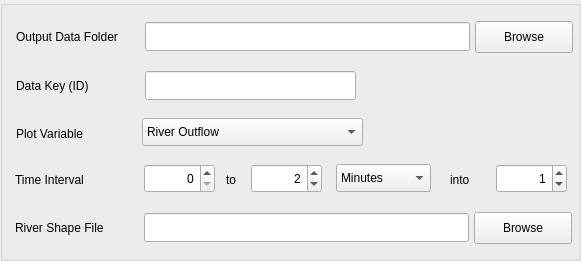
  <widget class="QGroupBox" name="groupBoxOutput">
   <property name="geometry">
    <rect>
     <x>15</x>
     <y>26</y>
     <width>581</width>
     <height>261</height>
    </rect>
   </property>
   <property name="title">
    <string/>
   </property>
   <widget class="QLabel" name="textLabel2">
    <property name="geometry">
     <rect>
      <x>16</x>
      <y>21</y>
      <width>131</width>
      <height>31</height>
     </rect>
    </property>
    <property name="text">
     <string>Output Data Folder</string>
    </property>
   </widget>
   <widget class="QPushButton" name="pushButtonOutputDataFolder">
    <property name="geometry">
     <rect>
      <x>475</x>
      <y>21</y>
      <width>98</width>
      <height>32</height>
     </rect>
    </property>
    <property name="text">
     <string>Browse</string>
    </property>
    <property name="autoDefault">
     <bool>false</bool>
    </property>
   </widget>
   <widget class="QLineEdit" name="lineEditOutputDataFolder">
    <property name="geometry">
     <rect>
      <x>145</x>
      <y>22</y>
      <width>325</width>
      <height>29</height>
     </rect>
    </property>
    <property name="font">
     <font>
      <pointsize>14</pointsize>
      <weight>75</weight>
      <bold>true</bold>
     </font>
    </property>
   </widget>
   <widget class="QLineEdit" name="lineEditDataKey">
    <property name="geometry">
     <rect>
      <x>145</x>
      <y>71</y>
      <width>211</width>
      <height>29</height>
     </rect>
    </property>
    <property name="font">
     <font>
      <pointsize>14</pointsize>
      <weight>75</weight>
      <bold>true</bold>
     </font>
    </property>
   </widget>
   <widget class="QLabel" name="textLabel2_2">
    <property name="geometry">
     <rect>
      <x>16</x>
      <y>70</y>
      <width>131</width>
      <height>31</height>
     </rect>
    </property>
    <property name="text">
     <string>Data Key (ID)</string>
    </property>
   </widget>
   <widget class="QLabel" name="textLabel2_3">
    <property name="geometry">
     <rect>
      <x>16</x>
      <y>118</y>
      <width>131</width>
      <height>31</height>
     </rect>
    </property>
    <property name="text">
     <string>Plot Variable</string>
    </property>
   </widget>
   <widget class="QLabel" name="textLabel2_5">
    <property name="geometry">
     <rect>
      <x>15</x>
      <y>212</y>
      <width>131</width>
      <height>31</height>
     </rect>
    </property>
    <property name="text">
     <string>River Shape File</string>
    </property>
   </widget>
   <widget class="QLineEdit" name="lineEditRiverShapeFile">
    <property name="geometry">
     <rect>
      <x>144</x>
      <y>213</y>
      <width>325</width>
      <height>29</height>
     </rect>
    </property>
    <property name="font">
     <font>
      <pointsize>14</pointsize>
      <weight>75</weight>
      <bold>true</bold>
     </font>
    </property>
   </widget>
   <widget class="QPushButton" name="pushButtonRiverShapeFile">
    <property name="geometry">
     <rect>
      <x>474</x>
      <y>212</y>
      <width>98</width>
      <height>32</height>
     </rect>
    </property>
    <property name="text">
     <string>Browse</string>
    </property>
    <property name="autoDefault">
     <bool>false</bool>
    </property>
   </widget>
   <widget class="QLabel" name="textLabel2_6">
    <property name="geometry">
     <rect>
      <x>15</x>
      <y>164</y>
      <width>131</width>
      <height>31</height>
     </rect>
    </property>
    <property name="text">
     <string>Time Interval</string>
    </property>
   </widget>
   <widget class="QLabel" name="textLabel2_7">
    <property name="geometry">
     <rect>
      <x>226</x>
      <y>164</y>
      <width>31</width>
      <height>31</height>
     </rect>
    </property>
    <property name="text">
     <string>to</string>
    </property>
   </widget>
   <widget class="QSpinBox" name="spinBoxStartTime">
    <property name="geometry">
     <rect>
      <x>144</x>
      <y>164</y>
      <width>71</width>
      <height>29</height>
     </rect>
    </property>
    <property name="alignment">
     <set>Qt::AlignRight|Qt::AlignTrailing|Qt::AlignVCenter</set>
    </property>
    <property name="maximum">
     <number>999999999</number>
    </property>
   </widget>
   <widget class="QSpinBox" name="spinBoxStopTime">
    <property name="geometry">
     <rect>
      <x>251</x>
      <y>164</y>
      <width>71</width>
      <height>29</height>
     </rect>
    </property>
    <property name="alignment">
     <set>Qt::AlignRight|Qt::AlignTrailing|Qt::AlignVCenter</set>
    </property>
    <property name="maximum">
     <number>999999999</number>
    </property>
    <property name="value">
     <number>2</number>
    </property>
   </widget>
   <widget class="QComboBox" name="comboBoxStartStop">
    <property name="geometry">
     <rect>
      <x>336</x>
      <y>164</y>
      <width>95</width>
      <height>28</height>
     </rect>
    </property>
    <property name="currentText">
     <string>Minutes</string>
    </property>
    <property name="currentIndex">
     <number>0</number>
    </property>
    <item>
     <property name="text">
      <string>Minutes</string>
     </property>
    </item>
    <item>
     <property name="text">
      <string>Hours</string>
     </property>
    </item>
    <item>
     <property name="text">
      <string>Days</string>
     </property>
    </item>
    <item>
     <property name="text">
      <string>Weeks</string>
     </property>
    </item>
    <item>
     <property name="text">
      <string>Months</string>
     </property>
    </item>
    <item>
     <property name="text">
      <string>Years</string>
     </property>
    </item>
   </widget>
   <widget class="QLabel" name="textLabel2_8">
    <property name="geometry">
     <rect>
      <x>450</x>
      <y>164</y>
      <width>41</width>
      <height>31</height>
     </rect>
    </property>
    <property name="text">
     <string>into</string>
    </property>
   </widget>
   <widget class="QSpinBox" name="spinBoxNumBreaks">
    <property name="geometry">
     <rect>
      <x>496</x>
      <y>164</y>
      <width>71</width>
      <height>29</height>
     </rect>
    </property>
    <property name="alignment">
     <set>Qt::AlignRight|Qt::AlignTrailing|Qt::AlignVCenter</set>
    </property>
    <property name="maximum">
     <number>999999999</number>
    </property>
    <property name="value">
     <number>1</number>
    </property>
   </widget>
   <widget class="QComboBox" name="comboBoxPlotVariable">
    <property name="geometry">
     <rect>
      <x>142</x>
      <y>118</y>
      <width>221</width>
      <height>28</height>
     </rect>
    </property>
    <item>
     <property name="text">
      <string>River Outflow</string>
     </property>
    </item>
    <item>
     <property name="text">
      <string>River Inflow</string>
     </property>
    </item>
    <item>
     <property name="text">
      <string>River Storage</string>
     </property>
    </item>
    <item>
     <property name="text">
      <string>River Surfaceflow</string>
     </property>
    </item>
    <item>
     <property name="text">
      <string>River Baseflow</string>
     </property>
    </item>
    <item>
     <property name="text">
      <string>River Surfaceflow Left</string>
     </property>
    </item>
    <item>
     <property name="text">
      <string>River Surfaceflow Right</string>
     </property>
    </item>
    <item>
     <property name="text">
      <string>River Baseflow Left</string>
     </property>
    </item>
    <item>
     <property name="text">
      <string>River Baseflow Right</string>
     </property>
    </item>
    <item>
     <property name="text">
      <string>River Seepage to Bed</string>
     </property>
    </item>
    <item>
     <property name="text">
      <string>Riverbed Outflow</string>
     </property>
    </item>
    <item>
     <property name="text">
      <string>Riverbed Inflow</string>
     </property>
    </item>
    <item>
     <property name="text">
      <string>Riverbed Storage</string>
     </property>
    </item>
    <item>
     <property name="text">
      <string>Riverbed Baseflow </string>
     </property>
    </item>
    <item>
     <property name="text">
      <string>Riverbed Baseflow Left</string>
     </property>
    </item>
    <item>
     <property name="text">
      <string>Riverbed Baseflow Right</string>
     </property>
    </item>
   </widget>
  </widget>
